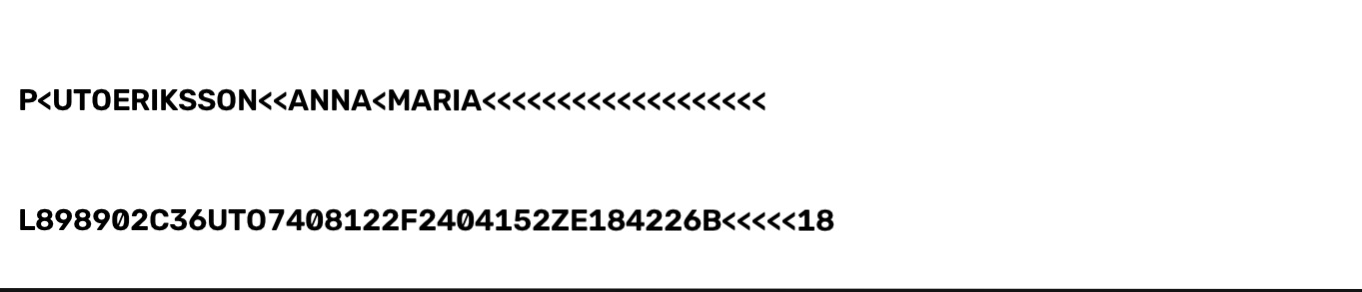
#> input picture Images/MRZ_1.jpg, 1362 x 292 px
$ python -i tampering.py   (imports and definitions only)
#> lines starting #> are read from the running program, lines starting #| are printed output that depends on the picture; after the words box and inside, x2 and y2 are one past the last pixel; in counts of white or black regions, pixels touching at a corner belong together
#> further down, picture is the input picture: shape (292, 1362, 3); min 0, max 255, mean 242.7
import cv2
import numpy as np


class ForensicTamperDetector:
    def __init__(self, ela_quality: int = 90, sensitivity: float = 2.5):
        self.ela_quality = ela_quality
        self.sensitivity = sensitivity

        # 5x5 SRM high-pass filter: strips semantic text and isolates compression/interpolation noise
        self.srm_kernel = np.array([
            [-1,  2, -2,  2, -1],
            [ 2, -6,  8, -6,  2],
            [-2,  8,-12,  8, -2],
            [ 2, -6,  8, -6,  2],
            [-1,  2, -2,  2, -1]
        ], dtype=np.float32) / 12.0

    def compute_ela_map(self, img_bgr: np.ndarray) -> np.ndarray:
        """Computes Error Level Analysis to expose double-compression artifacts."""
        encode_param = [int(cv2.IMWRITE_JPEG_QUALITY), self.ela_quality]
        _, encoded = cv2.imencode(".jpg", img_bgr, encode_param)
        resaved = cv2.imdecode(encoded, cv2.IMREAD_COLOR)

        diff = cv2.absdiff(img_bgr, resaved).astype(np.float32)
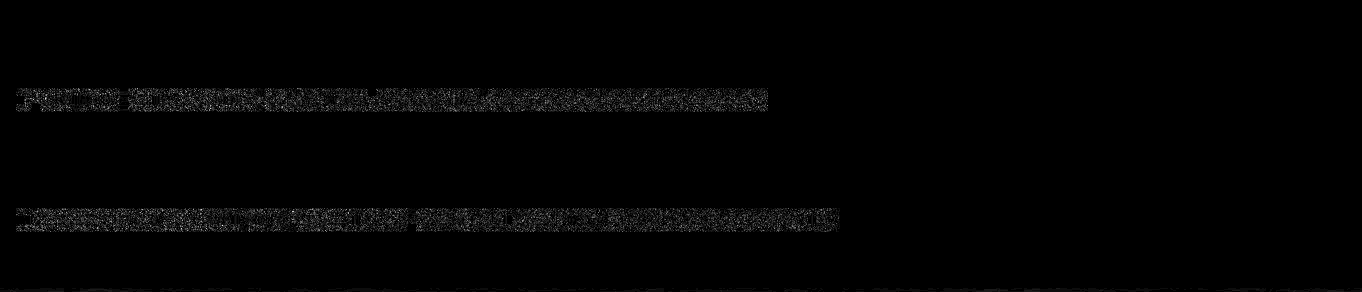
#> diff: shape (292, 1362, 3) float32; min 0, max 19, mean 0.209; drawn with min black and max white
        gray_diff = cv2.cvtColor(diff.astype(np.uint8), cv2.COLOR_BGR2GRAY)

        scale = 255.0 / (np.max(gray_diff) + 1e-5)
#> scale = 13.42
        return cv2.convertScaleAbs(gray_diff, alpha=scale)

    def compute_srm_residuals(self, img_bgr: np.ndarray) -> np.ndarray:
        """Filters high-frequency noise residuals across color channels."""
        gray = cv2.cvtColor(img_bgr, cv2.COLOR_BGR2GRAY).astype(np.float32)
        residuals = cv2.filter2D(gray, -1, self.srm_kernel)
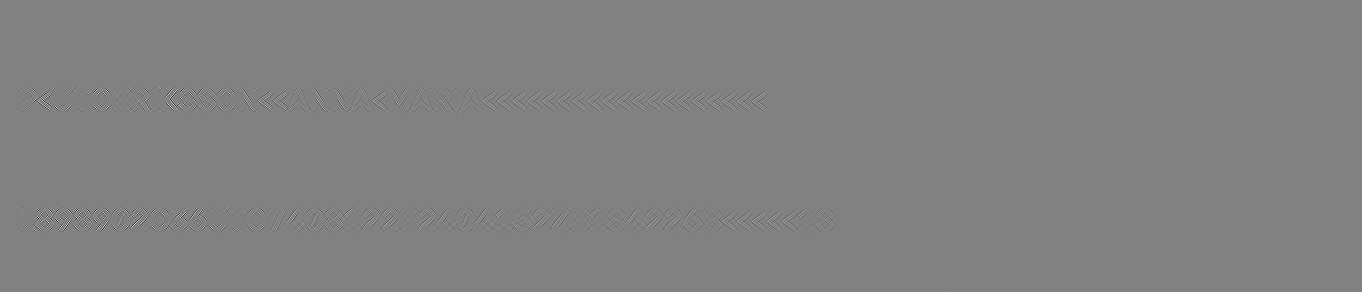
#> residuals: shape (292, 1362) float32; min -107.1, max 104.5, mean 0; drawn with min black and max white
        residuals = np.abs(residuals)
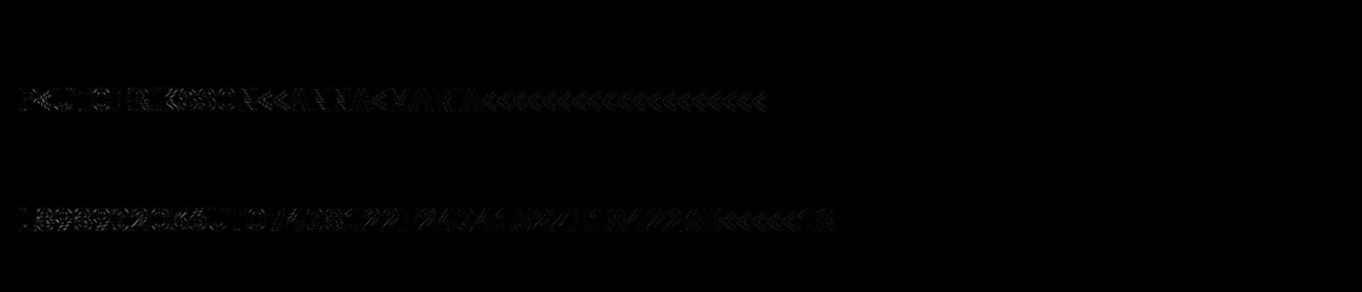
#> residuals: shape (292, 1362) float32; min 0, max 107.1, mean 0.7
        norm_res = cv2.normalize(residuals, None, 0, 255, cv2.NORM_MINMAX)
        return norm_res.astype(np.uint8)

    def analyze_document(self, img_bgr: np.ndarray, photo_roi: np.ndarray | None = None) -> dict:
        """
        Runs comprehensive forensic screening:
        1. Full-page double compression mapping.
        2. Boundary noise discontinuity check on portrait photo.
        """
        ela_map = self.compute_ela_map(img_bgr)
        srm_map = self.compute_srm_residuals(img_bgr)

        # Fused anomaly heatmap
        fused = cv2.addWeighted(ela_map, 0.6, srm_map, 0.4, 0)
        _, binary_mask = cv2.threshold(fused, 160, 255, cv2.THRESH_BINARY)
#> binary_mask: shape (292, 1362); 0% white in thin lines or dots, all inside (x1, y1, x2, y2) = (37, 98, 266, 229)

        tampered_pixel_ratio = float(np.count_nonzero(binary_mask)) / float(binary_mask.size)
#> tampered_pixel_ratio = 1.51e-05

        photo_spliced = False
        if photo_roi is not None and photo_roi.size > 0:
            photo_ela = self.compute_ela_map(photo_roi)
            # Higher residual error inside photo box relative to page background indicates splicing
            photo_err = float(np.mean(photo_ela))
            page_err = float(np.mean(ela_map))
            if photo_err > (page_err * self.sensitivity):
                photo_spliced = True

        is_tampered = (tampered_pixel_ratio > 0.035) or photo_spliced
#> is_tampered = False

        return {
            "tampered": is_tampered,
            "photo_spliced": photo_spliced,
            "tamper_ratio": round(tampered_pixel_ratio, 4),
            "heatmap": fused,
            "binary_mask": binary_mask
        }

>>> import cv2
>>> picture = cv2.imread('../../Images/MRZ_1.jpg')
>>> result = ForensicTamperDetector().analyze_document(picture)
#> result = 5 items
